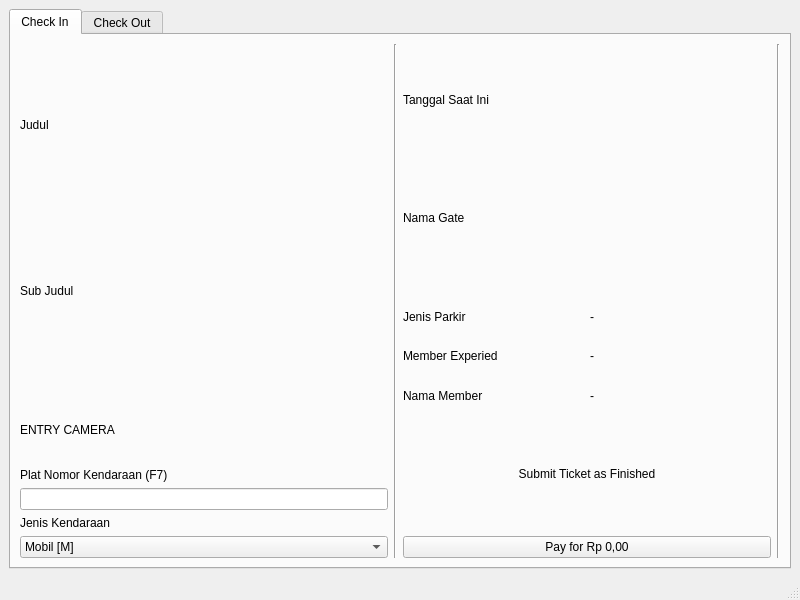
<?xml version="1.0" encoding="UTF-8"?>
<ui version="4.0">
 <class>utama</class>
 <widget class="QMainWindow" name="utama">
  <property name="geometry">
   <rect>
    <x>0</x>
    <y>0</y>
    <width>800</width>
    <height>600</height>
   </rect>
  </property>
  <property name="windowTitle">
   <string>utama</string>
  </property>
  <widget class="QWidget" name="centralwidget">
   <layout class="QVBoxLayout" name="verticalLayout">
    <item>
     <widget class="QTabWidget" name="tabWidget">
      <property name="currentIndex">
       <number>0</number>
      </property>
      <widget class="QWidget" name="tab">
       <attribute name="title">
        <string>Check In</string>
       </attribute>
       <layout class="QHBoxLayout" name="horizontalLayout_2">
        <item>
         <layout class="QVBoxLayout" name="verticalLayout_2">
          <property name="spacing">
           <number>6</number>
          </property>
          <property name="bottomMargin">
           <number>0</number>
          </property>
          <item>
           <widget class="QLabel" name="label">
            <property name="text">
             <string>Judul</string>
            </property>
           </widget>
          </item>
          <item>
           <widget class="QLabel" name="label_2">
            <property name="text">
             <string>Sub Judul</string>
            </property>
           </widget>
          </item>
          <item>
           <spacer name="horizontalSpacer_2">
            <property name="orientation">
             <enum>Qt::Horizontal</enum>
            </property>
            <property name="sizeHint" stdset="0">
             <size>
              <width>40</width>
              <height>20</height>
             </size>
            </property>
           </spacer>
          </item>
          <item>
           <layout class="QVBoxLayout" name="verticalLayout_3">
            <item>
             <widget class="QLabel" name="label_3">
              <property name="text">
               <string>ENTRY CAMERA</string>
              </property>
             </widget>
            </item>
            <item>
             <layout class="QVBoxLayout" name="verticalLayout_4">
              <item>
               <widget class="QLabel" name="label_4">
                <property name="text">
                 <string>Plat Nomor Kendaraan (F7)</string>
                </property>
               </widget>
              </item>
              <item>
               <widget class="QLineEdit" name="line_platnomor_in"/>
              </item>
              <item>
               <layout class="QVBoxLayout" name="verticalLayout_5">
                <item>
                 <widget class="QLabel" name="label_5">
                  <property name="text">
                   <string>Jenis Kendaraan</string>
                  </property>
                 </widget>
                </item>
                <item>
                 <widget class="QComboBox" name="comboBox">
                  <item>
                   <property name="text">
                    <string>Mobil [M]</string>
                   </property>
                  </item>
                 </widget>
                </item>
               </layout>
              </item>
             </layout>
            </item>
           </layout>
          </item>
         </layout>
        </item>
        <item>
         <widget class="Line" name="line">
          <property name="orientation">
           <enum>Qt::Vertical</enum>
          </property>
         </widget>
        </item>
        <item>
         <layout class="QVBoxLayout" name="verticalLayout_9">
          <item>
           <layout class="QVBoxLayout" name="verticalLayout_6">
            <item>
             <widget class="QLabel" name="label_6">
              <property name="text">
               <string>Tanggal Saat Ini</string>
              </property>
             </widget>
            </item>
            <item>
             <widget class="QLabel" name="label_7">
              <property name="text">
               <string>Nama Gate</string>
              </property>
             </widget>
            </item>
            <item>
             <spacer name="horizontalSpacer">
              <property name="orientation">
               <enum>Qt::Horizontal</enum>
              </property>
              <property name="sizeHint" stdset="0">
               <size>
                <width>40</width>
                <height>20</height>
               </size>
              </property>
             </spacer>
            </item>
            <item>
             <layout class="QHBoxLayout" name="horizontalLayout">
              <item>
               <layout class="QVBoxLayout" name="verticalLayout_7">
                <item>
                 <widget class="QLabel" name="label_8">
                  <property name="text">
                   <string>Jenis Parkir</string>
                  </property>
                 </widget>
                </item>
                <item>
                 <widget class="QLabel" name="label_9">
                  <property name="text">
                   <string>Member Experied</string>
                  </property>
                 </widget>
                </item>
                <item>
                 <widget class="QLabel" name="label_10">
                  <property name="text">
                   <string>Nama Member</string>
                  </property>
                 </widget>
                </item>
               </layout>
              </item>
              <item>
               <layout class="QVBoxLayout" name="verticalLayout_8">
                <item>
                 <widget class="QLabel" name="label_11">
                  <property name="text">
                   <string>-</string>
                  </property>
                 </widget>
                </item>
                <item>
                 <widget class="QLabel" name="label_12">
                  <property name="text">
                   <string>-</string>
                  </property>
                 </widget>
                </item>
                <item>
                 <widget class="QLabel" name="label_13">
                  <property name="text">
                   <string>-</string>
                  </property>
                 </widget>
                </item>
               </layout>
              </item>
             </layout>
            </item>
            <item>
             <widget class="QLabel" name="label_52">
              <property name="text">
               <string>Submit Ticket as Finished</string>
              </property>
              <property name="alignment">
               <set>Qt::AlignCenter</set>
              </property>
             </widget>
            </item>
            <item>
             <widget class="QPushButton" name="pushButton_2">
              <property name="text">
               <string>Pay for Rp 0,00</string>
              </property>
             </widget>
            </item>
           </layout>
          </item>
         </layout>
        </item>
        <item>
         <widget class="Line" name="line_4">
          <property name="orientation">
           <enum>Qt::Vertical</enum>
          </property>
         </widget>
        </item>
       </layout>
      </widget>
      <widget class="QWidget" name="tab_2">
       <attribute name="title">
        <string>Check Out</string>
       </attribute>
       <layout class="QHBoxLayout" name="horizontalLayout_9">
        <item>
         <layout class="QVBoxLayout" name="verticalLayout_18">
          <property name="spacing">
           <number>6</number>
          </property>
          <property name="bottomMargin">
           <number>0</number>
          </property>
          <item>
           <widget class="QLabel" name="label_27">
            <property name="text">
             <string>Judul</string>
            </property>
           </widget>
          </item>
          <item>
           <widget class="QLabel" name="label_28">
            <property name="text">
             <string>Sub Judul</string>
            </property>
           </widget>
          </item>
          <item>
           <spacer name="horizontalSpacer_5">
            <property name="orientation">
             <enum>Qt::Horizontal</enum>
            </property>
            <property name="sizeHint" stdset="0">
             <size>
              <width>40</width>
              <height>20</height>
             </size>
            </property>
           </spacer>
          </item>
          <item>
           <layout class="QHBoxLayout" name="horizontalLayout_3">
            <item>
             <layout class="QVBoxLayout" name="verticalLayout_10">
              <item>
               <layout class="QVBoxLayout" name="verticalLayout_19">
                <item>
                 <widget class="QLabel" name="label_29">
                  <property name="text">
                   <string>ENTRY CAMERA</string>
                  </property>
                 </widget>
                </item>
               </layout>
              </item>
              <item>
               <layout class="QVBoxLayout" name="verticalLayout_23">
                <item>
                 <widget class="QLabel" name="label_32">
                  <property name="text">
                   <string>FACE ENTRY CAMERA</string>
                  </property>
                 </widget>
                </item>
               </layout>
              </item>
             </layout>
            </item>
            <item>
             <layout class="QVBoxLayout" name="verticalLayout_11">
              <item>
               <layout class="QVBoxLayout" name="verticalLayout_24">
                <item>
                 <widget class="QLabel" name="label_33">
                  <property name="text">
                   <string>FACE EXIT CAMERA</string>
                  </property>
                 </widget>
                </item>
               </layout>
              </item>
              <item>
               <layout class="QVBoxLayout" name="verticalLayout_25">
                <item>
                 <widget class="QLabel" name="label_34">
                  <property name="text">
                   <string>EXIT CAMERA</string>
                  </property>
                 </widget>
                </item>
               </layout>
              </item>
             </layout>
            </item>
           </layout>
          </item>
          <item>
           <layout class="QVBoxLayout" name="verticalLayout_22">
            <item>
             <layout class="QVBoxLayout" name="verticalLayout_20">
              <item>
               <widget class="QLabel" name="label_30">
                <property name="text">
                 <string>Plat Nomor Kendaraan (F7)</string>
                </property>
               </widget>
              </item>
              <item>
               <widget class="QLineEdit" name="line_platnomor_in_3"/>
              </item>
             </layout>
            </item>
           </layout>
          </item>
          <item>
           <layout class="QVBoxLayout" name="verticalLayout_12">
            <item>
             <layout class="QHBoxLayout" name="horizontalLayout_4">
              <item>
               <layout class="QVBoxLayout" name="verticalLayout_21">
                <item>
                 <widget class="QLabel" name="label_31">
                  <property name="text">
                   <string>Jenis Kendaraan</string>
                  </property>
                 </widget>
                </item>
                <item>
                 <widget class="QComboBox" name="comboBox_3">
                  <item>
                   <property name="text">
                    <string>Mobil [M]</string>
                   </property>
                  </item>
                 </widget>
                </item>
               </layout>
              </item>
              <item>
               <layout class="QVBoxLayout" name="verticalLayout_26">
                <item>
                 <widget class="QLabel" name="label_35">
                  <property name="text">
                   <string>Metode Pembayaran</string>
                  </property>
                 </widget>
                </item>
                <item>
                 <widget class="QComboBox" name="comboBox_4">
                  <item>
                   <property name="text">
                    <string>CASH</string>
                   </property>
                  </item>
                 </widget>
                </item>
               </layout>
              </item>
             </layout>
            </item>
            <item>
             <layout class="QHBoxLayout" name="horizontalLayout_5">
              <item>
               <layout class="QVBoxLayout" name="verticalLayout_27">
                <item>
                 <widget class="QLabel" name="label_36">
                  <property name="text">
                   <string>Nomor Parking Slip (F6)</string>
                  </property>
                 </widget>
                </item>
                <item>
                 <layout class="QHBoxLayout" name="horizontalLayout_6">
                  <item>
                   <widget class="QLineEdit" name="lineEdit"/>
                  </item>
                  <item>
                   <widget class="QLabel" name="label_14">
                    <property name="text">
                     <string>0</string>
                    </property>
                   </widget>
                  </item>
                 </layout>
                </item>
               </layout>
              </item>
              <item>
               <layout class="QVBoxLayout" name="verticalLayout_28">
                <item>
                 <widget class="QLabel" name="label_37">
                  <property name="text">
                   <string>Kode Voucher (F10)</string>
                  </property>
                 </widget>
                </item>
                <item>
                 <widget class="QLineEdit" name="lineEdit_2"/>
                </item>
               </layout>
              </item>
             </layout>
            </item>
           </layout>
          </item>
         </layout>
        </item>
        <item>
         <widget class="Line" name="line_3">
          <property name="orientation">
           <enum>Qt::Vertical</enum>
          </property>
         </widget>
        </item>
        <item>
         <layout class="QVBoxLayout" name="verticalLayout_13">
          <item>
           <layout class="QVBoxLayout" name="verticalLayout_14">
            <item>
             <widget class="QLabel" name="label_15">
              <property name="text">
               <string>Tanggal Saat Ini</string>
              </property>
             </widget>
            </item>
            <item>
             <spacer name="horizontalSpacer_3">
              <property name="orientation">
               <enum>Qt::Horizontal</enum>
              </property>
              <property name="sizeHint" stdset="0">
               <size>
                <width>40</width>
                <height>20</height>
               </size>
              </property>
             </spacer>
            </item>
            <item>
             <widget class="QLabel" name="label_16">
              <property name="text">
               <string>Nama Gate</string>
              </property>
             </widget>
            </item>
            <item>
             <layout class="QHBoxLayout" name="horizontalLayout_7">
              <item>
               <layout class="QVBoxLayout" name="verticalLayout_15">
                <item>
                 <widget class="QLabel" name="label_23">
                  <property name="text">
                   <string>Sistem Gerbang</string>
                  </property>
                 </widget>
                </item>
                <item>
                 <widget class="QLabel" name="label_17">
                  <property name="text">
                   <string>Jenis Parkir</string>
                  </property>
                 </widget>
                </item>
                <item>
                 <widget class="QLabel" name="label_18">
                  <property name="text">
                   <string>Member Experied</string>
                  </property>
                 </widget>
                </item>
                <item>
                 <widget class="QLabel" name="label_19">
                  <property name="text">
                   <string>Nama Member</string>
                  </property>
                 </widget>
                </item>
                <item>
                 <widget class="QLabel" name="label_26">
                  <property name="text">
                   <string>Waktu Keluar</string>
                  </property>
                 </widget>
                </item>
                <item>
                 <widget class="QLabel" name="label_25">
                  <property name="text">
                   <string>Waktu Masuk</string>
                  </property>
                 </widget>
                </item>
                <item>
                 <widget class="QLabel" name="label_38">
                  <property name="text">
                   <string>Sesi</string>
                  </property>
                 </widget>
                </item>
                <item>
                 <widget class="QLabel" name="label_39">
                  <property name="text">
                   <string>Diskon</string>
                  </property>
                 </widget>
                </item>
                <item>
                 <widget class="QLabel" name="label_40">
                  <property name="text">
                   <string>Promo</string>
                  </property>
                 </widget>
                </item>
               </layout>
              </item>
              <item>
               <layout class="QVBoxLayout" name="verticalLayout_16">
                <item>
                 <widget class="QLabel" name="label_24">
                  <property name="text">
                   <string>-</string>
                  </property>
                  <property name="alignment">
                   <set>Qt::AlignRight|Qt::AlignTrailing|Qt::AlignVCenter</set>
                  </property>
                 </widget>
                </item>
                <item>
                 <widget class="QLabel" name="label_20">
                  <property name="text">
                   <string>-</string>
                  </property>
                  <property name="alignment">
                   <set>Qt::AlignRight|Qt::AlignTrailing|Qt::AlignVCenter</set>
                  </property>
                 </widget>
                </item>
                <item>
                 <widget class="QLabel" name="label_21">
                  <property name="text">
                   <string>-</string>
                  </property>
                  <property name="alignment">
                   <set>Qt::AlignRight|Qt::AlignTrailing|Qt::AlignVCenter</set>
                  </property>
                 </widget>
                </item>
                <item>
                 <widget class="QLabel" name="label_22">
                  <property name="text">
                   <string>-</string>
                  </property>
                  <property name="alignment">
                   <set>Qt::AlignRight|Qt::AlignTrailing|Qt::AlignVCenter</set>
                  </property>
                 </widget>
                </item>
                <item>
                 <widget class="QLabel" name="label_42">
                  <property name="text">
                   <string> </string>
                  </property>
                 </widget>
                </item>
                <item>
                 <widget class="QLabel" name="label_43">
                  <property name="text">
                   <string> </string>
                  </property>
                 </widget>
                </item>
                <item>
                 <widget class="QLabel" name="label_44">
                  <property name="text">
                   <string>Rp 0,00</string>
                  </property>
                  <property name="alignment">
                   <set>Qt::AlignRight|Qt::AlignTrailing|Qt::AlignVCenter</set>
                  </property>
                 </widget>
                </item>
                <item>
                 <widget class="QLabel" name="label_45">
                  <property name="text">
                   <string>Rp 0,00</string>
                  </property>
                  <property name="alignment">
                   <set>Qt::AlignRight|Qt::AlignTrailing|Qt::AlignVCenter</set>
                  </property>
                 </widget>
                </item>
                <item>
                 <widget class="QLabel" name="label_41">
                  <property name="text">
                   <string>Rp 0,00</string>
                  </property>
                  <property name="alignment">
                   <set>Qt::AlignRight|Qt::AlignTrailing|Qt::AlignVCenter</set>
                  </property>
                 </widget>
                </item>
               </layout>
              </item>
             </layout>
            </item>
           </layout>
          </item>
          <item>
           <widget class="QLabel" name="label_50">
            <property name="layoutDirection">
             <enum>Qt::LeftToRight</enum>
            </property>
            <property name="text">
             <string>Total Price</string>
            </property>
            <property name="alignment">
             <set>Qt::AlignCenter</set>
            </property>
           </widget>
          </item>
          <item>
           <layout class="QHBoxLayout" name="horizontalLayout_8">
            <item>
             <layout class="QVBoxLayout" name="verticalLayout_17">
              <item>
               <widget class="QLabel" name="label_46">
                <property name="text">
                 <string>Total</string>
                </property>
               </widget>
              </item>
              <item>
               <widget class="QLabel" name="label_47">
                <property name="text">
                 <string>Duration</string>
                </property>
               </widget>
              </item>
             </layout>
            </item>
            <item>
             <layout class="QVBoxLayout" name="verticalLayout_29">
              <item>
               <widget class="QLabel" name="label_48">
                <property name="text">
                 <string>Rp 0,00</string>
                </property>
                <property name="alignment">
                 <set>Qt::AlignRight|Qt::AlignTrailing|Qt::AlignVCenter</set>
                </property>
               </widget>
              </item>
              <item>
               <widget class="QLabel" name="label_49">
                <property name="text">
                 <string>0day 0hour 0min</string>
                </property>
                <property name="alignment">
                 <set>Qt::AlignRight|Qt::AlignTrailing|Qt::AlignVCenter</set>
                </property>
               </widget>
              </item>
             </layout>
            </item>
           </layout>
          </item>
          <item>
           <widget class="QLabel" name="label_51">
            <property name="text">
             <string>Submit Ticket as Finished</string>
            </property>
            <property name="alignment">
             <set>Qt::AlignCenter</set>
            </property>
           </widget>
          </item>
          <item>
           <widget class="QPushButton" name="pushButton">
            <property name="text">
             <string>Pay for Rp 0,00</string>
            </property>
           </widget>
          </item>
         </layout>
        </item>
        <item>
         <widget class="Line" name="line_2">
          <property name="orientation">
           <enum>Qt::Vertical</enum>
          </property>
         </widget>
        </item>
       </layout>
      </widget>
     </widget>
    </item>
   </layout>
  </widget>
  <widget class="QMenuBar" name="menubar">
   <property name="geometry">
    <rect>
     <x>0</x>
     <y>0</y>
     <width>800</width>
     <height>22</height>
    </rect>
   </property>
  </widget>
  <widget class="QStatusBar" name="statusbar"/>
 </widget>
 <resources/>
 <connections/>
</ui>
